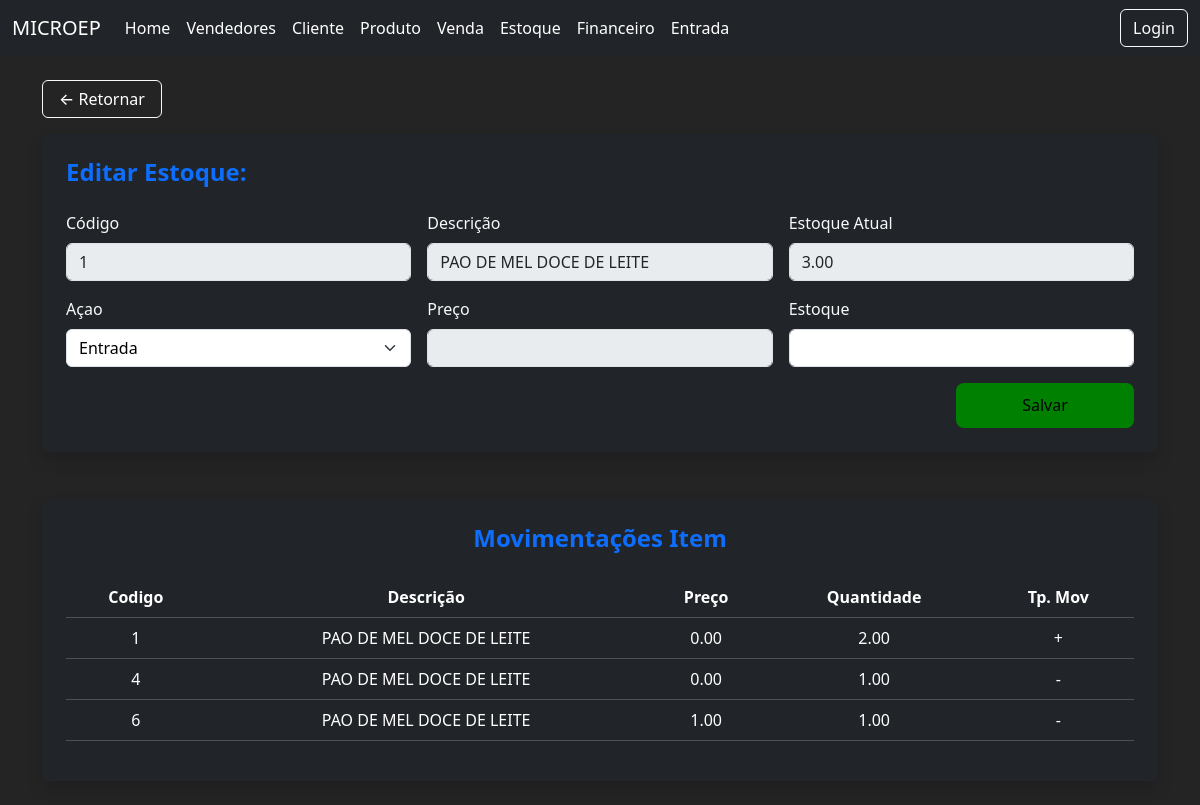
The app's page /produtos/1/ajuste/, older data.
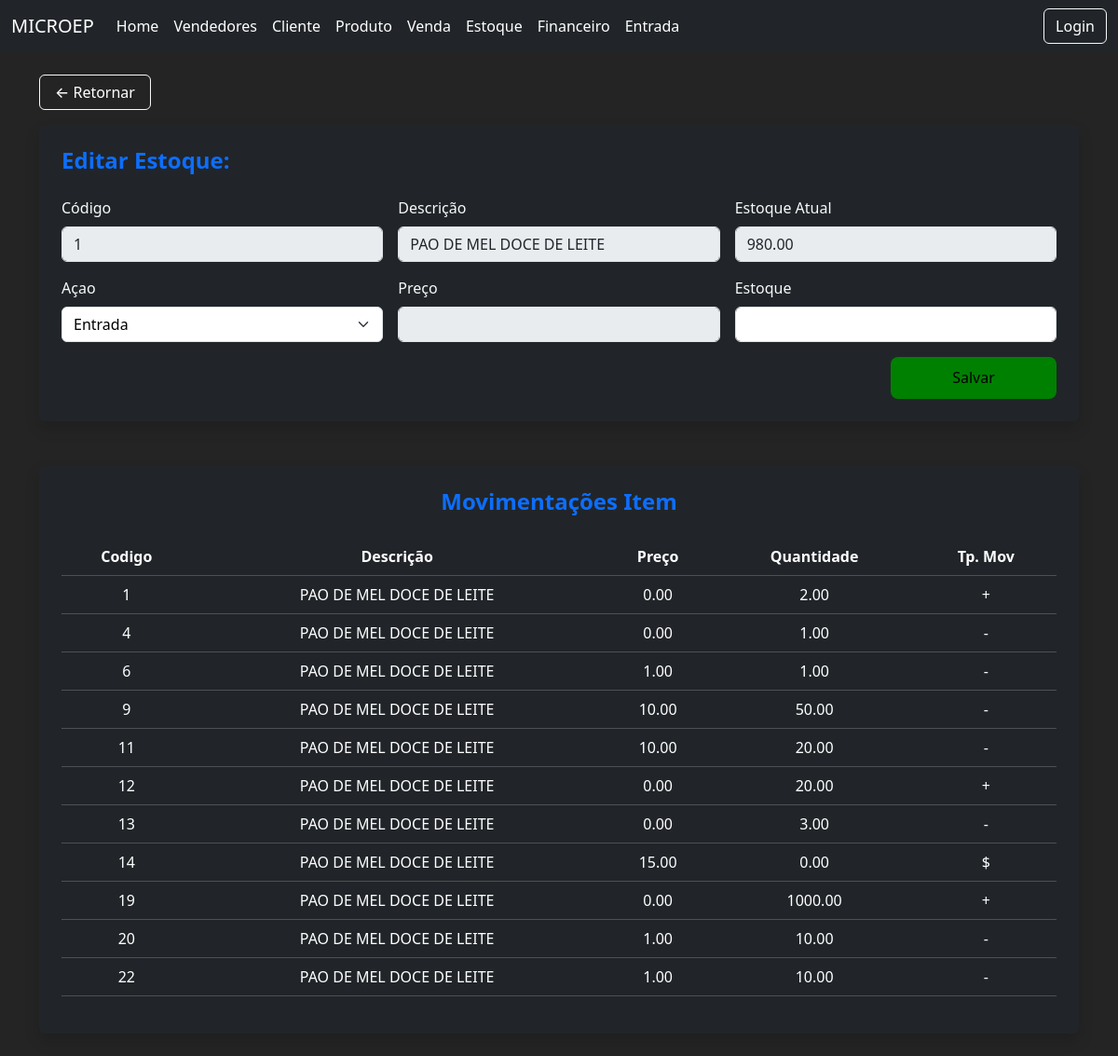
The same page, newer data.
### core/models.py (models this page shows, shortened)
class Produto(models.Model):
    codigo = models.IntegerField()
    descricao = models.CharField(max_length=100)
    preco = models.DecimalField(max_digits=10,decimal_places=2)
    unidade = models.CharField(max_length=2,default="UN")
    quantidadeestoque = models.DecimalField(max_digits=10,decimal_places=2,default=0)

class MovimentoItem(models.Model):
    MOVIMENTO_CHOICES = [
        ('+','ENTRADA'),
        ('-','SAIDA'),
        ('$','CUSTO')
    ]
    tipomovimento = models.CharField(max_length=1,choices=MOVIMENTO_CHOICES)
    produto = models.ForeignKey(Produto,on_delete=models.CASCADE)
    qtdmovimento = models.DecimalField(max_digits=8,decimal_places=2,default=0)
    preco = models.DecimalField(max_digits=8,decimal_places=2,default=0)

### core/views.py (the view, shortened to what this page needs)
# urls.py: path('produtos/<int:id>/ajuste/',views.ajustar_estoque,name='ajustarestoque'),
def ajustar_estoque(request,id):
    erro  = None
    quantidademov = 0
    preco_unitario = 0
    prod = Produto.objects.get(id=id)
    preco = request.POST.get("precoalt")
    quantidadeestoque = request.POST.get("estoquealt")
    tipomov = request.POST.get("tipomov")
    if quantidadeestoque is not None:
        quantidademov = int(quantidadeestoque)
    if preco is not None:
        preco_unitario = int(preco)
    return render(request,'edicao/editarestoque.html',{
        'prod':prod,
        'erro':erro,
        'mvto':MovimentoItem.objects.filter(produto_id=id)})

### core/templates/edicao/editarestoque.html (shortened to what this page needs)
<!DOCTYPE html>
<html lang="en">
<head>
    {% load static %}
    <link rel="stylesheet" href="{% static 'produtos.css' %}">
</head>
<body>
    {% include 'components/navbar.html' %}
    <div class="container py-4">
        <div class="mb-3">
            <a href="{% url 'produtos' %}" class="btn btn-outline-light px-3">
                ← Retornar
            </a>
        </div>
        <div class="bg-dark text-light rounded shadow p-4 mb-5">
            <h4 class="fw-bold text-primary mb-4">Editar Estoque:</h4>
            <form method="post">
                <div class="row g-3">
                    <div class="col-md-4 ">
                        <label class="form-label">Código</label>
                        <input type="number" name="codigo" value="{{prod.codigo}}" class="form-control disabled"
                            disabled>
                    </div>
                    <div class="col-md-4">
                        <label class="form-label">Descrição</label>
                        <input type="text" name="descricao" value="{{prod.descricao}}" class="form-control disabled"
                            disabled>
                    </div>
                    <div class="col-md-4">
                        <label class="form-label">Estoque Atual</label>
                        <input type="text" value="{{prod.quantidadeestoque}}" class="form-control disabled" disabled>
                    </div>
                    <div class="col-md-4  ">
                        <label class="form-label">Açao</label>
                        <select name="tipomov" id="tipo_mov" class="form-select" required>
                            <option value="1">Entrada</option>
                        </select>
                    </div>
                    <div class="col-md-4 mt-3">
                        <label class="form-label">Preço</label>
                        <input id="inputpreco" type="text" name="precoalt" class="form-control" disabled>
                    </div>
                    <div class="col-md-4 mt-3">
                        <label class="form-label">Estoque</label>
                        <input id="inputestoque" type="text" name="estoquealt" class="form-control">
                    </div>
                    <div class="flex text-end">
                        <button class="checkbutton col-md-2 align-end" type="submit">Salvar</button>
                    </div>
                </div>
            </form>
        </div>
        <div class="bg-dark text-light rounded shadow p-4">
            <h4 class="fw-bold text-primary text-center mb-4">Movimentações Item</h4>
            <table class="table table-dark table-hover align-middle">
                <thead>
                    <tr>
                        <th class="text-center">Codigo</th>
                        <th class="text-center">Descrição</th>
                        <th class="text-center">Preço</th>
                        <th class="text-center">Quantidade</th>
                        <th class="text-center">Tp. Mov</th>
                    </tr>
                </thead>
                <tbody>
                    {% for mv in mvto%}
                    <tr>
                        <td class="text-center">{{ mv.id }}</td>
                        <td class="text-center">{{ mv.produto.descricao }}</td>
                        <td class="text-center">{{ mv.preco }}</td>
                        <td class="text-center">{{ mv.qtdmovimento }}</td>
                        <td class="text-center"> {{ mv.tipomovimento }} </td>
                    </tr>
                    {% endfor %}
                </tbody>
            </table>
        </div>
    </div>
</body>
</html>

Row changes from the older to the newer data that the page shows:
changed Produto "PAO DE MEL DOCE DE LEITE": quantidadeestoque "3.00" → "980.00"
added MovimentoItem: id "9", produto.descricao "PAO DE MEL DOCE DE LEITE", preco "10.00", qtdmovimento "50.00", tipomovimento "-"
added MovimentoItem: id "11", produto.descricao "PAO DE MEL DOCE DE LEITE", preco "10.00", qtdmovimento "20.00", tipomovimento "-"
added MovimentoItem: id "12", produto.descricao "PAO DE MEL DOCE DE LEITE", preco "0.00", qtdmovimento "20.00", tipomovimento "+"
added MovimentoItem: id "13", produto.descricao "PAO DE MEL DOCE DE LEITE", preco "0.00", qtdmovimento "3.00", tipomovimento "-"
added MovimentoItem: id "14", produto.descricao "PAO DE MEL DOCE DE LEITE", preco "15.00", qtdmovimento "0.00", tipomovimento "$"
added MovimentoItem: id "19", produto.descricao "PAO DE MEL DOCE DE LEITE", preco "0.00", qtdmovimento "1000.00", tipomovimento "+"
added MovimentoItem: id "20", produto.descricao "PAO DE MEL DOCE DE LEITE", preco "1.00", qtdmovimento "10.00", tipomovimento "-"
added MovimentoItem: id "22", produto.descricao "PAO DE MEL DOCE DE LEITE", preco "1.00", qtdmovimento "10.00", tipomovimento "-"
